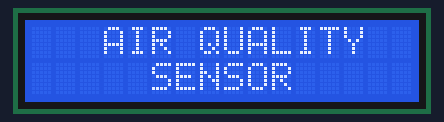
Simulated run of this sketch. Board: Arduino Uno, built with avr-gcc and run on an emulated ATmega328P. Parts: 16×2 character LCD.

Above: at 0.2 s.
At 1.2 s:
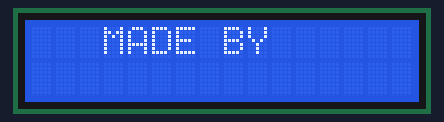
At 2.2 s:
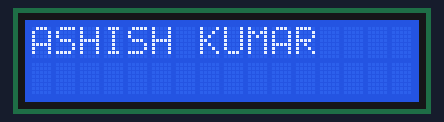
At 3.2 s:
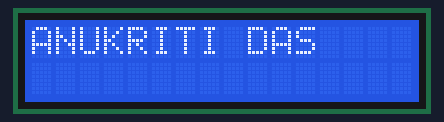
At 5.3 s:
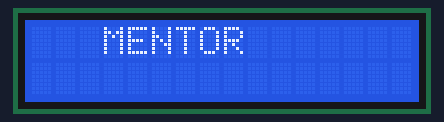
At 6.3 s:
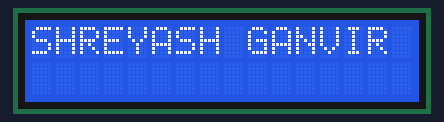

The sketch:

Code_For_LCD_Display.ino
```cpp
#include <LiquidCrystal_I2C.h>
LiquidCrystal_I2C lcd(0x27, 16, 2);

void setup() {
  lcd.begin(16,2);
  lcd.init();
  lcd.backlight();

  lcd.setCursor(3, 0);
  lcd.print("AIR QUALITY ");

  lcd.setCursor(5, 1);
  lcd.print("SENSOR");

  delay(1000);
  lcd.clear();

  lcd.setCursor(3,0);
  lcd.print("MADE BY");
  delay(1000);
  lcd.clear();
  lcd.print("ASHISH KUMAR");
  delay(1000);
  lcd.clear();
  lcd.print("ANUKRITI DAS");
  delay(1000);
  lcd.clear();
  lcd.print("SHASHANK");
  delay(1000);
  lcd.clear();

  lcd.setCursor(3,0);
  lcd.print("MENTOR");
  delay(1000);
  lcd.clear();
  lcd.print("SHREYASH GANVIR");

}

void loop() {
}
```

Measured:
- what the display in image 1 shows lasts 1.0 s, from 1.2 s to 2.2 s
